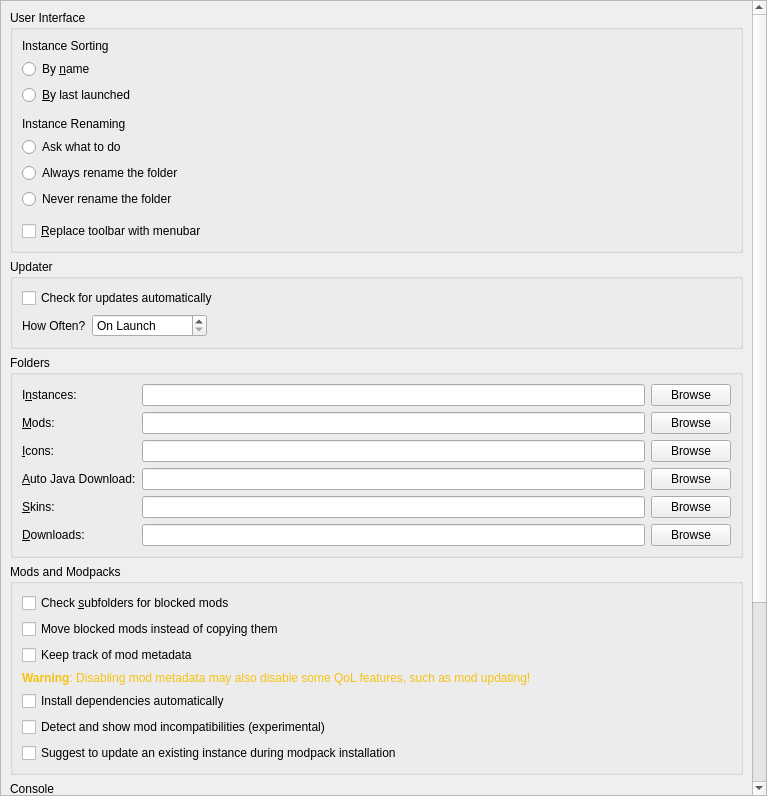
<?xml version="1.0" encoding="UTF-8"?>
<ui version="4.0">
 <class>LauncherPage</class>
 <widget class="QWidget" name="LauncherPage">
  <property name="geometry">
   <rect>
    <x>0</x>
    <y>0</y>
       <width>767</width>
       <height>796</height>
   </rect>
  </property>
  <property name="sizePolicy">
   <sizepolicy hsizetype="MinimumExpanding" vsizetype="MinimumExpanding">
    <horstretch>0</horstretch>
    <verstretch>0</verstretch>
   </sizepolicy>
  </property>
  <layout class="QVBoxLayout" name="verticalLayout">
   <property name="leftMargin">
    <number>0</number>
   </property>
   <property name="topMargin">
    <number>0</number>
   </property>
   <property name="rightMargin">
    <number>0</number>
   </property>
   <property name="bottomMargin">
    <number>0</number>
   </property>
   <item>
    <widget class="QScrollArea" name="scrollArea">
     <property name="horizontalScrollBarPolicy">
      <enum>Qt::ScrollBarPolicy::ScrollBarAsNeeded</enum>
     </property>
     <property name="widgetResizable">
      <bool>true</bool>
     </property>
     <widget class="QWidget" name="scrollAreaWidgetContents">
      <property name="geometry">
       <rect>
        <x>0</x>
           <y>-149</y>
           <width>746</width>
           <height>1222</height>
       </rect>
      </property>
      <layout class="QVBoxLayout" name="verticalLayout_8">
       <item>
        <widget class="QGroupBox" name="userInterfaceBox">
         <property name="enabled">
          <bool>true</bool>
         </property>
         <property name="title">
          <string>User Interface</string>
         </property>
         <layout class="QVBoxLayout" name="verticalLayout_2">
          <item>
           <widget class="QLabel" name="instanceSortingLabel">
            <property name="text">
             <string>Instance Sorting</string>
            </property>
           </widget>
          </item>
          <item>
           <widget class="QRadioButton" name="sortByNameBtn">
            <property name="text">
             <string>By &amp;name</string>
            </property>
            <attribute name="buttonGroup">
             <string notr="true">sortingModeGroup</string>
            </attribute>
           </widget>
          </item>
          <item>
           <widget class="QRadioButton" name="sortLastLaunchedBtn">
            <property name="text">
             <string>&amp;By last launched</string>
            </property>
            <attribute name="buttonGroup">
             <string notr="true">sortingModeGroup</string>
            </attribute>
           </widget>
          </item>
          <item>
           <spacer name="verticalSpacer">
            <property name="orientation">
             <enum>Qt::Orientation::Vertical</enum>
            </property>
            <property name="sizeType">
             <enum>QSizePolicy::Policy::Fixed</enum>
            </property>
            <property name="sizeHint" stdset="0">
             <size>
              <width>0</width>
              <height>6</height>
             </size>
            </property>
           </spacer>
          </item>
          <item>
           <widget class="QLabel" name="renamingBehaviorLabel">
            <property name="text">
             <string>Instance Renaming</string>
            </property>
           </widget>
          </item>
          <item>
           <widget class="QRadioButton" name="askToRenameDirBtn">
            <property name="text">
             <string>Ask what to do</string>
            </property>
            <attribute name="buttonGroup">
             <string notr="true">renamingBehaviorGroup</string>
            </attribute>
           </widget>
          </item>
          <item>
           <widget class="QRadioButton" name="alwaysRenameDirBtn">
            <property name="text">
             <string>Always rename the folder</string>
            </property>
            <attribute name="buttonGroup">
             <string notr="true">renamingBehaviorGroup</string>
            </attribute>
           </widget>
          </item>
          <item>
           <widget class="QRadioButton" name="neverRenameDirBtn">
            <property name="text">
             <string>Never rename the folder</string>
            </property>
            <attribute name="buttonGroup">
             <string notr="true">renamingBehaviorGroup</string>
            </attribute>
           </widget>
          </item>
          <item>
           <spacer name="verticalSpacer_2">
            <property name="orientation">
             <enum>Qt::Orientation::Vertical</enum>
            </property>
            <property name="sizeType">
             <enum>QSizePolicy::Policy::Fixed</enum>
            </property>
            <property name="sizeHint" stdset="0">
             <size>
              <width>0</width>
              <height>6</height>
             </size>
            </property>
           </spacer>
          </item>
          <item>
           <widget class="QCheckBox" name="preferMenuBarCheckBox">
            <property name="toolTip">
                <string>The menubar is more friendly for keyboard-driven interaction.</string>
            </property>
            <property name="text">
             <string>&amp;Replace toolbar with menubar</string>
            </property>
           </widget>
          </item>
         </layout>
        </widget>
       </item>
       <item>
        <widget class="QGroupBox" name="updateSettingsBox">
         <property name="title">
          <string>Updater</string>
         </property>
         <layout class="QGridLayout" name="gridLayout_2">
          <item row="1" column="0">
           <layout class="QHBoxLayout" name="horizontalLayout_2">
            <item>
             <widget class="QLabel" name="updateIntervalLabel">
              <property name="text">
               <string>How Often?</string>
              </property>
             </widget>
            </item>
            <item>
             <widget class="QSpinBox" name="updateIntervalSpinBox">
              <property name="sizePolicy">
               <sizepolicy hsizetype="Maximum" vsizetype="Fixed">
                <horstretch>0</horstretch>
                <verstretch>0</verstretch>
               </sizepolicy>
              </property>
              <property name="toolTip">
               <string>Set to 0 to only check on launch</string>
              </property>
              <property name="specialValueText">
               <string>On Launch</string>
              </property>
              <property name="suffix">
                  <string> hours</string>
              </property>
              <property name="prefix">
                  <string>Every </string>
              </property>
              <property name="minimum">
               <number>0</number>
              </property>
              <property name="maximum">
               <number>168</number>
              </property>
             </widget>
            </item>
            <item>
             <spacer name="horizontalSpacer">
              <property name="orientation">
               <enum>Qt::Orientation::Horizontal</enum>
              </property>
              <property name="sizeHint" stdset="0">
               <size>
                <width>0</width>
                <height>0</height>
               </size>
              </property>
             </spacer>
            </item>
           </layout>
          </item>
             <item row="0" column="0" colspan="2">
                 <widget class="QCheckBox" name="autoUpdateCheckBox">
                     <property name="text">
                         <string>Check for updates automatically</string>
                     </property>
                 </widget>
             </item>
         </layout>
        </widget>
       </item>
       <item>
        <widget class="QGroupBox" name="foldersBox">
         <property name="title">
          <string>Folders</string>
         </property>
         <layout class="QGridLayout" name="gridLayout">
          <item row="4" column="1">
           <widget class="QLineEdit" name="skinsDirTextBox"/>
          </item>
          <item row="4" column="2">
           <widget class="QPushButton" name="skinsDirBrowseBtn">
            <property name="text">
             <string>Browse</string>
            </property>
           </widget>
          </item>
          <item row="3" column="0">
           <widget class="QLabel" name="labelJavaDir">
            <property name="text">
                <string>&amp;Auto Java Download:</string>
            </property>
               <property name="toolTip">
                   <string>Folder where Prism Launcher stores automatically downloaded Java versions. Do NOT set this to
                       your system Java installation.
                   </string>
            </property>
            <property name="buddy">
             <cstring>javaDirTextBox</cstring>
            </property>
           </widget>
          </item>
          <item row="2" column="2">
           <widget class="QPushButton" name="iconsDirBrowseBtn">
            <property name="text">
             <string>Browse</string>
            </property>
           </widget>
          </item>
          <item row="4" column="0">
           <widget class="QLabel" name="labelSkinsDir">
            <property name="text">
             <string>&amp;Skins:</string>
            </property>
            <property name="buddy">
             <cstring>skinsDirTextBox</cstring>
            </property>
           </widget>
          </item>
          <item row="1" column="0">
           <widget class="QLabel" name="labelModsDir">
            <property name="text">
             <string>&amp;Mods:</string>
            </property>
            <property name="buddy">
             <cstring>modsDirTextBox</cstring>
            </property>
           </widget>
          </item>
          <item row="3" column="2">
           <widget class="QPushButton" name="javaDirBrowseBtn">
            <property name="text">
             <string>Browse</string>
            </property>
           </widget>
          </item>
          <item row="5" column="0">
           <widget class="QLabel" name="labelDownloadsDir">
            <property name="text">
             <string>&amp;Downloads:</string>
            </property>
            <property name="buddy">
             <cstring>downloadsDirTextBox</cstring>
            </property>
           </widget>
          </item>
          <item row="5" column="1">
           <widget class="QLineEdit" name="downloadsDirTextBox"/>
          </item>
          <item row="1" column="1">
           <widget class="QLineEdit" name="modsDirTextBox"/>
          </item>
          <item row="0" column="0">
           <widget class="QLabel" name="labelInstDir">
            <property name="text">
             <string>I&amp;nstances:</string>
            </property>
            <property name="buddy">
             <cstring>instDirTextBox</cstring>
            </property>
           </widget>
          </item>
          <item row="0" column="2">
           <widget class="QPushButton" name="instDirBrowseBtn">
            <property name="text">
             <string>Browse</string>
            </property>
           </widget>
          </item>
          <item row="5" column="2">
           <widget class="QPushButton" name="downloadsDirBrowseBtn">
            <property name="text">
             <string>Browse</string>
            </property>
           </widget>
          </item>
          <item row="0" column="1">
           <widget class="QLineEdit" name="instDirTextBox"/>
          </item>
          <item row="1" column="2">
           <widget class="QPushButton" name="modsDirBrowseBtn">
            <property name="text">
             <string>Browse</string>
            </property>
           </widget>
          </item>
          <item row="3" column="1">
           <widget class="QLineEdit" name="javaDirTextBox"/>
          </item>
          <item row="2" column="1">
           <widget class="QLineEdit" name="iconsDirTextBox"/>
          </item>
          <item row="2" column="0">
           <widget class="QLabel" name="labelIconsDir">
            <property name="text">
             <string>&amp;Icons:</string>
            </property>
            <property name="buddy">
             <cstring>iconsDirTextBox</cstring>
            </property>
           </widget>
          </item>
         </layout>
        </widget>
       </item>
       <item>
        <widget class="QGroupBox" name="modsBox">
         <property name="title">
          <string>Mods and Modpacks</string>
         </property>
         <layout class="QVBoxLayout" name="verticalLayout_4">
          <item>
           <widget class="QCheckBox" name="downloadsDirWatchRecursiveCheckBox">
            <property name="toolTip">
                <string>When enabled, in addition to the downloads folder, its sub folders will also be searched when
                    looking for resources (e.g. when looking for blocked mods on CurseForge).
                </string>
            </property>
            <property name="text">
             <string>Check &amp;subfolders for blocked mods</string>
            </property>
           </widget>
          </item>
          <item>
           <widget class="QCheckBox" name="downloadsDirMoveCheckBox">
            <property name="toolTip">
                <string>When enabled, it will move blocked resources instead of copying them.</string>
            </property>
            <property name="text">
             <string>Move blocked mods instead of copying them</string>
            </property>
           </widget>
          </item>
          <item>
           <widget class="QCheckBox" name="metadataEnableBtn">
            <property name="toolTip">
                <string>Store version information provided by mod providers (like Modrinth or CurseForge) for mods.
                </string>
            </property>
            <property name="text">
             <string>Keep track of mod metadata</string>
            </property>
           </widget>
          </item>
          <item>
           <widget class="QLabel" name="metadataWarningLabel">
            <property name="text">
                <string>&lt;html&gt;&lt;head/&gt;&lt;body&gt;&lt;p&gt;&lt;span style=&quot; font-weight:600;
                    color:#f5c211;&quot;&gt;Warning&lt;/span&gt;&lt;span style=&quot; color:#f5c211;&quot;&gt;:
                    Disabling mod metadata may also disable some QoL features, such as mod updating!&lt;/span&gt;&lt;/p&gt;&lt;/body&gt;&lt;/html&gt;
                </string>
            </property>
            <property name="wordWrap">
             <bool>true</bool>
            </property>
           </widget>
          </item>
          <item>
           <widget class="QCheckBox" name="dependenciesEnableBtn">
            <property name="toolTip">
             <string>Automatically detect, install, and update mod dependencies.</string>
            </property>
            <property name="text">
             <string>Install dependencies automatically</string>
            </property>
           </widget>
          </item>
             <item>
                 <widget class="QCheckBox" name="showModIncompatCheckBox">
                     <property name="toolTip">
                         <string>Currently this just shows mods which are not marked as compatible with the current
                             Minecraft version.
                         </string>
                     </property>
                     <property name="text">
                         <string>Detect and show mod incompatibilities (experimental)</string>
            </property>
           </widget>
          </item>
          <item>
           <widget class="QCheckBox" name="modpackUpdatePromptBtn">
            <property name="toolTip">
                <string>When creating a new modpack instance, suggest updating an existing instance instead.</string>
            </property>
            <property name="text">
             <string>Suggest to update an existing instance during modpack installation</string>
            </property>
           </widget>
          </item>
         </layout>
        </widget>
       </item>
       <item>
        <widget class="QGroupBox" name="groupBox_2">
         <property name="title">
          <string>Console</string>
         </property>
         <layout class="QFormLayout" name="formLayout">
          <property name="labelAlignment">
           <set>Qt::AlignmentFlag::AlignLeading|Qt::AlignmentFlag::AlignLeft|Qt::AlignmentFlag::AlignVCenter</set>
          </property>
          <item row="0" column="0">
           <widget class="QLabel" name="lineLimitLabel">
            <property name="sizePolicy">
             <sizepolicy hsizetype="Maximum" vsizetype="Preferred">
              <horstretch>0</horstretch>
              <verstretch>0</verstretch>
             </sizepolicy>
            </property>
            <property name="text">
             <string>Log History &amp;Limit:</string>
            </property>
            <property name="buddy">
             <cstring>lineLimitSpinBox</cstring>
            </property>
           </widget>
          </item>
          <item row="0" column="1">
           <widget class="QSpinBox" name="lineLimitSpinBox">
            <property name="sizePolicy">
             <sizepolicy hsizetype="Maximum" vsizetype="Fixed">
              <horstretch>0</horstretch>
              <verstretch>0</verstretch>
             </sizepolicy>
            </property>
            <property name="suffix">
                <string> lines</string>
            </property>
            <property name="minimum">
             <number>10000</number>
            </property>
            <property name="maximum">
             <number>1000000</number>
            </property>
            <property name="singleStep">
             <number>10000</number>
            </property>
            <property name="value">
             <number>100000</number>
            </property>
           </widget>
          </item>
          <item row="1" column="0" colspan="2">
           <widget class="QCheckBox" name="checkStopLogging">
            <property name="text">
             <string>&amp;Stop logging when log overflows</string>
            </property>
           </widget>
          </item>
         </layout>
        </widget>
       </item>
       <item>
        <widget class="QGroupBox" name="tasksBox">
         <property name="title">
          <string>Tasks</string>
         </property>
         <layout class="QGridLayout" name="gridLayout_3">
          <item row="2" column="1">
           <widget class="QSpinBox" name="numberOfManualRetriesSpinBox">
            <property name="sizePolicy">
             <sizepolicy hsizetype="Maximum" vsizetype="Fixed">
              <horstretch>0</horstretch>
              <verstretch>0</verstretch>
             </sizepolicy>
            </property>
            <property name="minimumSize">
             <size>
              <width>60</width>
              <height>0</height>
             </size>
            </property>
            <property name="minimum">
             <number>0</number>
            </property>
           </widget>
          </item>
          <item row="1" column="1">
           <widget class="QSpinBox" name="numberOfConcurrentDownloadsSpinBox">
            <property name="sizePolicy">
             <sizepolicy hsizetype="Maximum" vsizetype="Fixed">
              <horstretch>0</horstretch>
              <verstretch>0</verstretch>
             </sizepolicy>
            </property>
            <property name="minimumSize">
             <size>
              <width>60</width>
              <height>0</height>
             </size>
            </property>
            <property name="minimum">
             <number>1</number>
            </property>
           </widget>
          </item>
          <item row="3" column="1">
           <widget class="QSpinBox" name="timeoutSecondsSpinBox">
            <property name="sizePolicy">
             <sizepolicy hsizetype="Maximum" vsizetype="Fixed">
              <horstretch>0</horstretch>
              <verstretch>0</verstretch>
             </sizepolicy>
            </property>
            <property name="minimumSize">
             <size>
              <width>60</width>
              <height>0</height>
             </size>
            </property>
            <property name="suffix">
             <string>s</string>
            </property>
           </widget>
          </item>
          <item row="2" column="0">
           <widget class="QLabel" name="numberOfManualRetriesLabel">
            <property name="text">
             <string>Retry Limit:</string>
            </property>
           </widget>
          </item>
          <item row="1" column="0">
           <widget class="QLabel" name="numberOfConcurrentDownloadsLabel">
            <property name="text">
             <string>Concurrent Download Limit:</string>
            </property>
           </widget>
          </item>
          <item row="3" column="0">
           <widget class="QLabel" name="timeoutSecondsLabel">
            <property name="toolTip">
             <string>Seconds to wait until the requests are terminated</string>
            </property>
            <property name="text">
             <string>HTTP Timeout:</string>
            </property>
           </widget>
          </item>
          <item row="0" column="1">
           <widget class="QSpinBox" name="numberOfConcurrentTasksSpinBox">
            <property name="sizePolicy">
             <sizepolicy hsizetype="Maximum" vsizetype="Fixed">
              <horstretch>0</horstretch>
              <verstretch>0</verstretch>
             </sizepolicy>
            </property>
            <property name="minimumSize">
             <size>
              <width>60</width>
              <height>0</height>
             </size>
            </property>
            <property name="minimum">
             <number>1</number>
            </property>
           </widget>
          </item>
          <item row="0" column="0">
           <widget class="QLabel" name="numberOfConcurrentTasksLabel">
            <property name="text">
             <string>Concurrent Task Limit:</string>
            </property>
           </widget>
          </item>
          <item row="0" column="2">
           <spacer name="horizontalSpacer_2">
            <property name="orientation">
             <enum>Qt::Orientation::Horizontal</enum>
            </property>
            <property name="sizeHint" stdset="0">
             <size>
              <width>0</width>
              <height>0</height>
             </size>
            </property>
           </spacer>
          </item>
         </layout>
        </widget>
       </item>
       <item>
        <spacer name="verticalSpacer_FeaturesTab">
         <property name="orientation">
          <enum>Qt::Orientation::Vertical</enum>
         </property>
         <property name="sizeHint" stdset="0">
          <size>
           <width>0</width>
           <height>0</height>
          </size>
         </property>
        </spacer>
       </item>
      </layout>
     </widget>
    </widget>
   </item>
  </layout>
 </widget>
 <tabstops>
  <tabstop>scrollArea</tabstop>
  <tabstop>sortByNameBtn</tabstop>
  <tabstop>sortLastLaunchedBtn</tabstop>
  <tabstop>askToRenameDirBtn</tabstop>
  <tabstop>alwaysRenameDirBtn</tabstop>
  <tabstop>neverRenameDirBtn</tabstop>
  <tabstop>preferMenuBarCheckBox</tabstop>
  <tabstop>autoUpdateCheckBox</tabstop>
  <tabstop>updateIntervalSpinBox</tabstop>
  <tabstop>instDirTextBox</tabstop>
  <tabstop>instDirBrowseBtn</tabstop>
  <tabstop>modsDirTextBox</tabstop>
  <tabstop>modsDirBrowseBtn</tabstop>
  <tabstop>iconsDirTextBox</tabstop>
  <tabstop>iconsDirBrowseBtn</tabstop>
  <tabstop>javaDirTextBox</tabstop>
  <tabstop>javaDirBrowseBtn</tabstop>
  <tabstop>skinsDirTextBox</tabstop>
  <tabstop>skinsDirBrowseBtn</tabstop>
  <tabstop>downloadsDirTextBox</tabstop>
  <tabstop>downloadsDirBrowseBtn</tabstop>
  <tabstop>downloadsDirWatchRecursiveCheckBox</tabstop>
  <tabstop>downloadsDirMoveCheckBox</tabstop>
  <tabstop>metadataEnableBtn</tabstop>
  <tabstop>dependenciesEnableBtn</tabstop>
  <tabstop>showModIncompatCheckBox</tabstop>
  <tabstop>modpackUpdatePromptBtn</tabstop>
  <tabstop>downloadGameFilesBtn</tabstop>
  <tabstop>lineLimitSpinBox</tabstop>
  <tabstop>checkStopLogging</tabstop>
  <tabstop>numberOfConcurrentTasksSpinBox</tabstop>
  <tabstop>numberOfConcurrentDownloadsSpinBox</tabstop>
  <tabstop>numberOfManualRetriesSpinBox</tabstop>
  <tabstop>timeoutSecondsSpinBox</tabstop>
 </tabstops>
 <resources/>
 <connections/>
 <buttongroups>
     <buttongroup name="renamingBehaviorGroup"/>
  <buttongroup name="sortingModeGroup"/>
 </buttongroups>
</ui>
